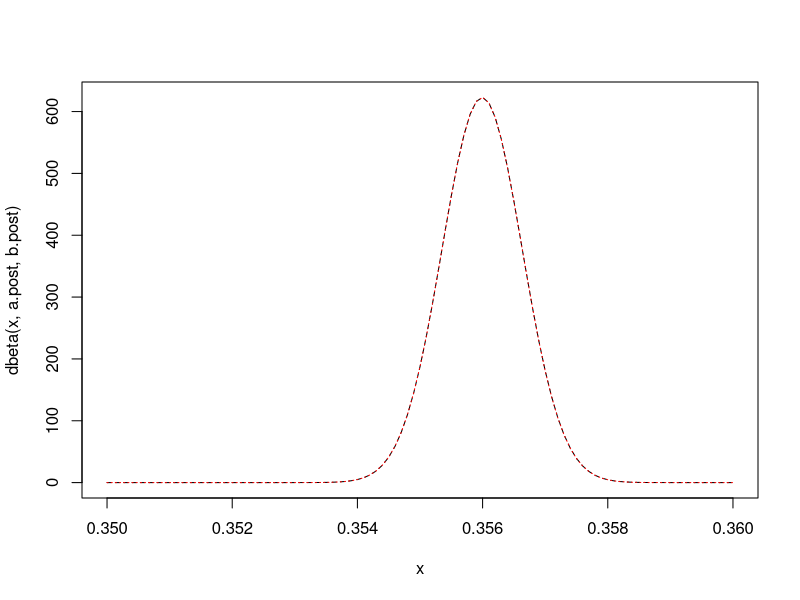
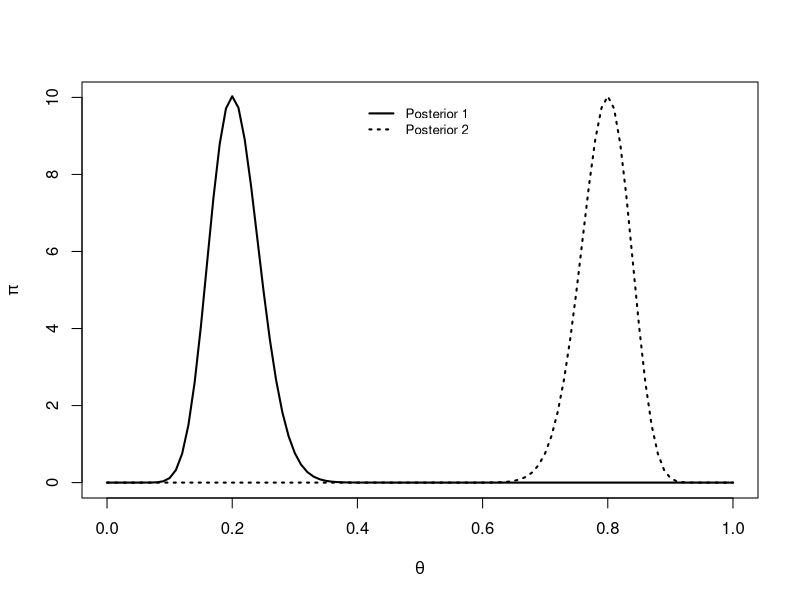
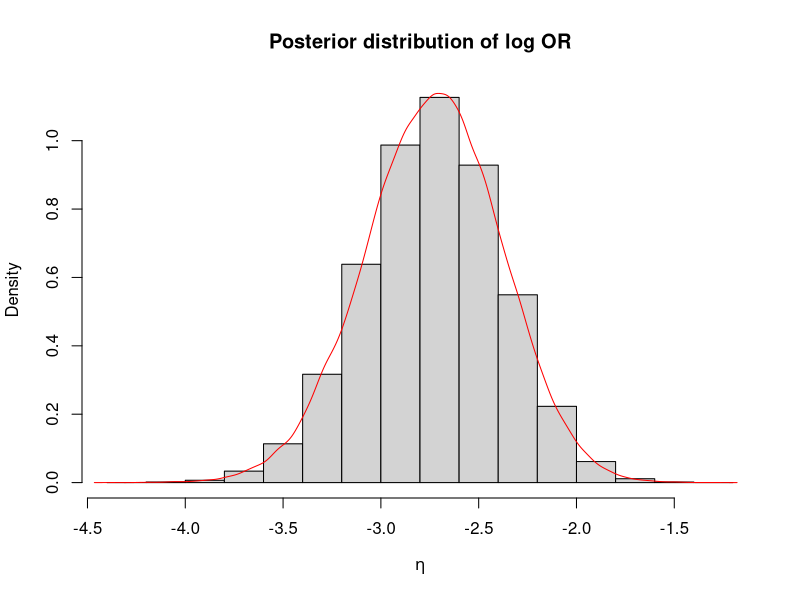

Source code (R) for these figures, in order:
## ---- chunk 1
#| echo: true
#| eval: true

sum_y <- 150000
n <- 240000
## ---- chunk 2
#| echo: true
#| eval: true

a <- 49000
b <- 270000
## ---- chunk 3
#| echo: true
#| eval: true

Beta.Mode <- function(a, b){
  ifelse(a>1 & b>1, (a-1)/(a+b-2), NA)
}
## ---- chunk 4
#| echo: true
#| eval: true

a.post <- a + sum_y; a.post
b.post <- b + n - sum_y; b.post
## ---- chunk 5
#| echo: true
#| eval: true

post.mode <- Beta.Mode(a.post, b.post); post.mode
## ---- chunk 6
#| echo: true
#| eval: true

sigma_approx <- ((a.post-1)/(post.mode^2) + (b.post-1)/(1-post.mode)^2)^(-1)

sigma_approx
## ---- chunk 7
#| echo: true
#| eval: true

curve(dbeta(x, a.post, b.post), xlim=c(.35,.36), lty = "dashed")
curve(dnorm(x, post.mode, sqrt(sigma_approx)), add=T, col="red", lty = "dotted")
## ---- chunk 8
#| echo: true
#| eval: true

h.grid <- seq(100, 105, by = 0.001)

res <- matrix(NA, ncol=4, nrow=length(h.grid))
colnames(res) <- c("HPD1", "HPD2", "level", "h")

for(i in 1:length(h.grid)){
  translated <- function(x, a, b) dbeta(x,a, b)-h.grid[i]

  hpd1<-uniroot(translated,c(.34,post.mode-.0005),a.post,b.post)$root
  hpd2<-uniroot(translated,c(post.mode+.0005,.36),a.post,b.post)$root

  I <- integrate(dbeta, lower=hpd1, upper=hpd2, shape1=a.post, shape2=b.post)$value

  iter <- i
  res[i,] <- c(hpd1, hpd2, I, h.grid[i])
  if(I <= 0.95) break
}

res[iter,]

HPD <- res[iter-1,-c(3,4)]; HPD
## ---- chunk 9
#| echo: true
#| eval: true

qnorm(c(.025,.975), post.mode, sqrt(sigma_approx))
## ---- chunk 10
#| echo: true
#| eval: true

n1 <- 100
n2 <- 100
## ---- chunk 11
#| echo: true
#| eval: true

a1 <- 1
b1 <- 1

a2 <- 1
b2 <- 1
## ---- chunk 12
#| echo: true
#| eval: true

s1 <- 20
s2 <- 80
## ---- chunk 13
#| echo: true
#| eval: true

a1.post <- a1 + s1
b1.post <- b1 + n1 - s1

a2.post <- a2 + s2
b2.post <- b2 + n2 - s2
## ---- chunk 14
#| echo: true
#| eval: true


curve(dbeta(x ,a1.post,b1.post), 0,1, lty=1, ylim=c(0,10),
      xlab=expression(theta), ylab=expression(pi), lwd=2)
curve(dbeta(x , a2.post, b2.post), add=T, lty=3, lwd=2)
legend(0.4,10,c("Posterior 1","Posterior 2"),lty=c(1,3),cex=0.8,lwd=2,bty="n")
## ---- chunk 15
#| echo: true
#| eval: true
B <- 100000

set.seed(42)
theta1 <- rbeta(B, a1.post, b1.post)
theta2 <- rbeta(B, a2.post, b2.post)

eta <- log(theta1/(1-theta1)*(1-theta2)/theta2)

# Posterior Mean:
mean(eta)
## ---- chunk 16
#| echo: true
#| eval: true

# Posterior Variance:
var(eta)
## ---- chunk 17
#| echo: true
#| eval: true

# CS
CS <- quantile(eta, p=c(.025,.975)); CS
## ---- chunk 18
#| echo: true
#| eval: true
# Histogram and kernel estimate:

hist(eta, prob=T, xlab=expression(eta), main="Posterior distribution of log OR")
lines(density(eta), col="red")
